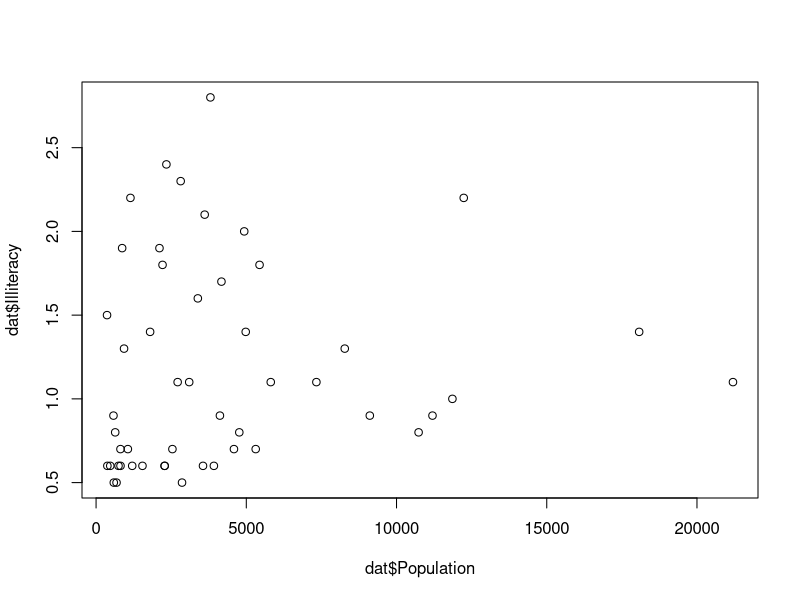
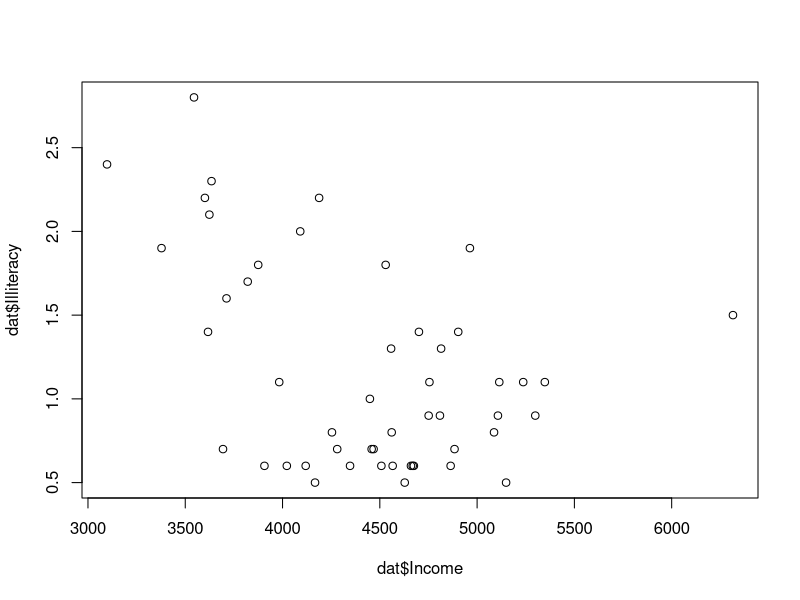
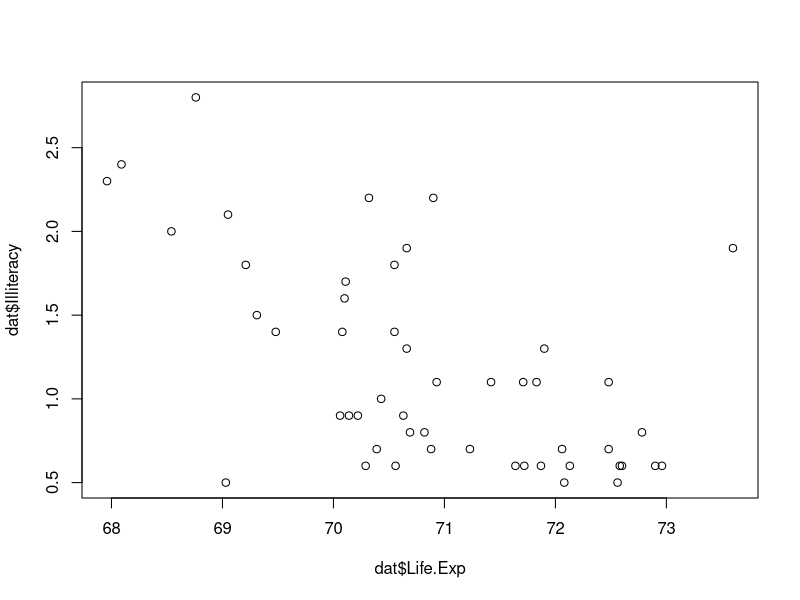
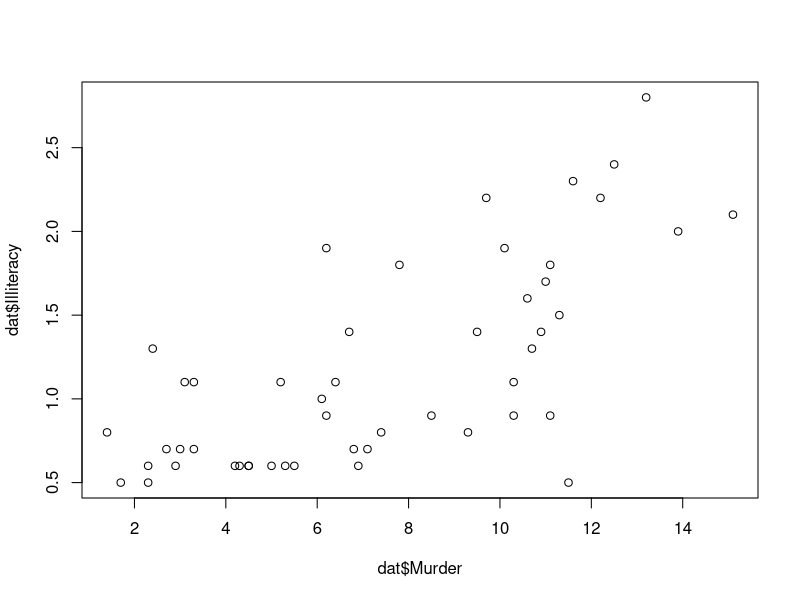
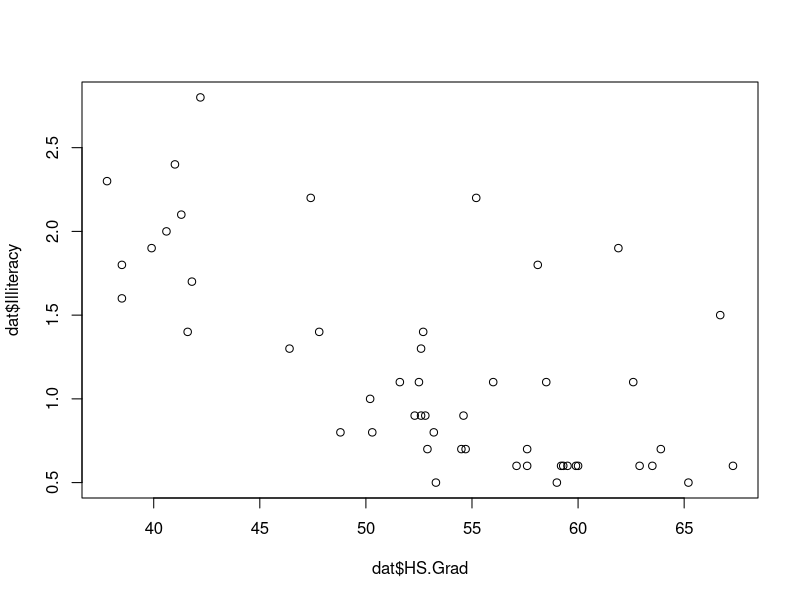
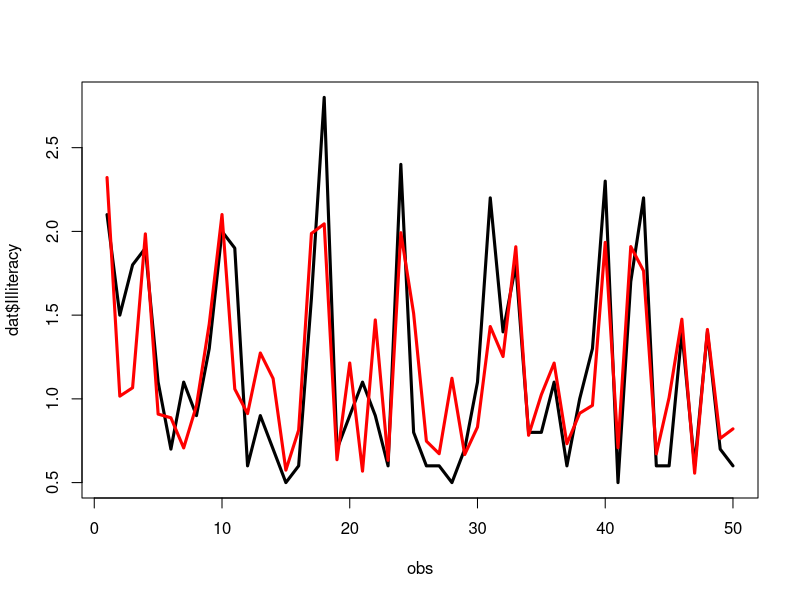

Generate these figures, in order, with R:
head(state.x77)
dat<-data.frame(state.x77[,1:8])
dat

#uji linearitas
plot(dat$Population,dat$Illiteracy)
plot(dat$Income,dat$Illiteracy)
plot(dat$Life.Exp,dat$Illiteracy)
plot(dat$Murder,dat$Illiteracy)
plot(dat$HS.Grad,dat$Illiteracy)
#kesimpulan x1 sampai x5 linear dengan y (illeteracy)

#model regresi linear berganda
rlb<-lm(dat$Illiteracy~dat$Population+dat$Income+dat$Life.Exp
        +dat$Murder+dat$HS.Grad)
summary(rlb)

#melihat hasil kebalikan model dengan visual
dim(dat)
obs<-1:50
plot(obs,dat$Illiteracy, type = "l",lwd=3)
lines(obs,fitted.values(rlb),col="red",lwd=3)
